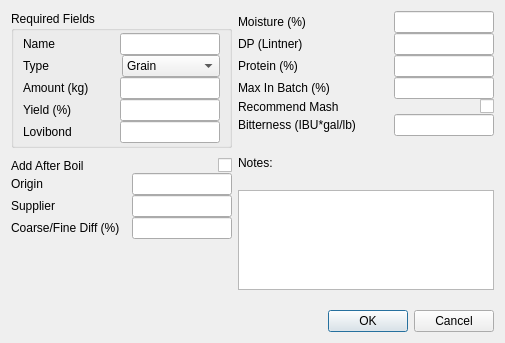
<ui version="4.0" >
 <class>fermentableEditor</class>
 <widget class="QDialog" name="fermentableEditor" >
  <property name="geometry" >
   <rect>
    <x>0</x>
    <y>0</y>
    <width>505</width>
    <height>343</height>
   </rect>
  </property>
  <property name="windowTitle" >
   <string>Fermentable Editor</string>
  </property>
  <layout class="QHBoxLayout" name="horizontalLayout_16" >
   <item>
    <layout class="QVBoxLayout" name="verticalLayout_2" >
     <property name="spacing" >
      <number>0</number>
     </property>
     <item>
      <widget class="QGroupBox" name="groupBox" >
       <property name="title" >
        <string>Required Fields</string>
       </property>
       <layout class="QVBoxLayout" name="verticalLayout" >
        <property name="spacing" >
         <number>0</number>
        </property>
        <property name="topMargin" >
         <number>2</number>
        </property>
        <property name="bottomMargin" >
         <number>2</number>
        </property>
        <item>
         <layout class="QHBoxLayout" name="horizontalLayout_5" >
          <item>
           <widget class="QLabel" name="label" >
            <property name="text" >
             <string>Name</string>
            </property>
           </widget>
          </item>
          <item>
           <widget class="QLineEdit" name="lineEdit_name" >
            <property name="sizePolicy" >
             <sizepolicy vsizetype="Fixed" hsizetype="Maximum" >
              <horstretch>0</horstretch>
              <verstretch>0</verstretch>
             </sizepolicy>
            </property>
            <property name="maximumSize" >
             <size>
              <width>100</width>
              <height>16777215</height>
             </size>
            </property>
           </widget>
          </item>
         </layout>
        </item>
        <item>
         <layout class="QHBoxLayout" name="horizontalLayout_4" >
          <item>
           <widget class="QLabel" name="label_2" >
            <property name="text" >
             <string>Type</string>
            </property>
           </widget>
          </item>
          <item>
           <widget class="QComboBox" name="comboBox_type" >
            <item>
             <property name="text" >
              <string>Grain</string>
             </property>
            </item>
            <item>
             <property name="text" >
              <string>Sugar</string>
             </property>
            </item>
            <item>
             <property name="text" >
              <string>Extract</string>
             </property>
            </item>
            <item>
             <property name="text" >
              <string>Dry Extract</string>
             </property>
            </item>
            <item>
             <property name="text" >
              <string>Adjunct</string>
             </property>
            </item>
           </widget>
          </item>
         </layout>
        </item>
        <item>
         <layout class="QHBoxLayout" name="horizontalLayout_3" >
          <item>
           <widget class="QLabel" name="label_3" >
            <property name="text" >
             <string>Amount (kg)</string>
            </property>
           </widget>
          </item>
          <item>
           <widget class="QLineEdit" name="lineEdit_amount" >
            <property name="sizePolicy" >
             <sizepolicy vsizetype="Fixed" hsizetype="Maximum" >
              <horstretch>0</horstretch>
              <verstretch>0</verstretch>
             </sizepolicy>
            </property>
            <property name="maximumSize" >
             <size>
              <width>100</width>
              <height>16777215</height>
             </size>
            </property>
           </widget>
          </item>
         </layout>
        </item>
        <item>
         <layout class="QHBoxLayout" name="horizontalLayout_2" >
          <item>
           <widget class="QLabel" name="label_4" >
            <property name="text" >
             <string>Yield (%)</string>
            </property>
           </widget>
          </item>
          <item>
           <widget class="QLineEdit" name="lineEdit_yield" >
            <property name="sizePolicy" >
             <sizepolicy vsizetype="Fixed" hsizetype="Maximum" >
              <horstretch>0</horstretch>
              <verstretch>0</verstretch>
             </sizepolicy>
            </property>
            <property name="maximumSize" >
             <size>
              <width>100</width>
              <height>16777215</height>
             </size>
            </property>
           </widget>
          </item>
         </layout>
        </item>
        <item>
         <layout class="QHBoxLayout" name="horizontalLayout" >
          <item>
           <widget class="QLabel" name="label_5" >
            <property name="text" >
             <string>Lovibond</string>
            </property>
           </widget>
          </item>
          <item>
           <widget class="QLineEdit" name="lineEdit_color" >
            <property name="sizePolicy" >
             <sizepolicy vsizetype="Fixed" hsizetype="Maximum" >
              <horstretch>0</horstretch>
              <verstretch>0</verstretch>
             </sizepolicy>
            </property>
            <property name="maximumSize" >
             <size>
              <width>100</width>
              <height>16777215</height>
             </size>
            </property>
           </widget>
          </item>
         </layout>
        </item>
       </layout>
      </widget>
     </item>
     <item>
      <spacer name="verticalSpacer_3" >
       <property name="orientation" >
        <enum>Qt::Vertical</enum>
       </property>
       <property name="sizeType" >
        <enum>QSizePolicy::Fixed</enum>
       </property>
       <property name="sizeHint" stdset="0" >
        <size>
         <width>20</width>
         <height>10</height>
        </size>
       </property>
      </spacer>
     </item>
     <item>
      <layout class="QHBoxLayout" name="horizontalLayout_6" >
       <item>
        <widget class="QLabel" name="label_6" >
         <property name="sizePolicy" >
          <sizepolicy vsizetype="Preferred" hsizetype="Expanding" >
           <horstretch>0</horstretch>
           <verstretch>0</verstretch>
          </sizepolicy>
         </property>
         <property name="text" >
          <string>Add After Boil</string>
         </property>
        </widget>
       </item>
       <item>
        <widget class="QCheckBox" name="checkBox_addAfterBoil" >
         <property name="sizePolicy" >
          <sizepolicy vsizetype="Fixed" hsizetype="Preferred" >
           <horstretch>0</horstretch>
           <verstretch>0</verstretch>
          </sizepolicy>
         </property>
         <property name="text" >
          <string/>
         </property>
        </widget>
       </item>
      </layout>
     </item>
     <item>
      <layout class="QHBoxLayout" name="horizontalLayout_7" >
       <item>
        <widget class="QLabel" name="label_7" >
         <property name="text" >
          <string>Origin</string>
         </property>
        </widget>
       </item>
       <item>
        <widget class="QLineEdit" name="lineEdit_origin" >
         <property name="sizePolicy" >
          <sizepolicy vsizetype="Fixed" hsizetype="Maximum" >
           <horstretch>0</horstretch>
           <verstretch>0</verstretch>
          </sizepolicy>
         </property>
         <property name="maximumSize" >
          <size>
           <width>100</width>
           <height>16777215</height>
          </size>
         </property>
        </widget>
       </item>
      </layout>
     </item>
     <item>
      <layout class="QHBoxLayout" name="horizontalLayout_8" >
       <item>
        <widget class="QLabel" name="label_8" >
         <property name="text" >
          <string>Supplier</string>
         </property>
        </widget>
       </item>
       <item>
        <widget class="QLineEdit" name="lineEdit_supplier" >
         <property name="sizePolicy" >
          <sizepolicy vsizetype="Fixed" hsizetype="Maximum" >
           <horstretch>0</horstretch>
           <verstretch>0</verstretch>
          </sizepolicy>
         </property>
         <property name="maximumSize" >
          <size>
           <width>100</width>
           <height>16777215</height>
          </size>
         </property>
        </widget>
       </item>
      </layout>
     </item>
     <item>
      <layout class="QHBoxLayout" name="horizontalLayout_9" >
       <item>
        <widget class="QLabel" name="label_9" >
         <property name="text" >
          <string>Coarse/Fine Diff (%)</string>
         </property>
        </widget>
       </item>
       <item>
        <widget class="QLineEdit" name="lineEdit_coarseFineDiff" >
         <property name="sizePolicy" >
          <sizepolicy vsizetype="Fixed" hsizetype="Maximum" >
           <horstretch>0</horstretch>
           <verstretch>0</verstretch>
          </sizepolicy>
         </property>
         <property name="maximumSize" >
          <size>
           <width>100</width>
           <height>16777215</height>
          </size>
         </property>
        </widget>
       </item>
      </layout>
     </item>
     <item>
      <spacer name="verticalSpacer" >
       <property name="orientation" >
        <enum>Qt::Vertical</enum>
       </property>
       <property name="sizeType" >
        <enum>QSizePolicy::MinimumExpanding</enum>
       </property>
       <property name="sizeHint" stdset="0" >
        <size>
         <width>20</width>
         <height>20</height>
        </size>
       </property>
      </spacer>
     </item>
    </layout>
   </item>
   <item>
    <layout class="QVBoxLayout" name="verticalLayout_3" >
     <property name="spacing" >
      <number>0</number>
     </property>
     <item>
      <layout class="QHBoxLayout" name="horizontalLayout_10" >
       <item>
        <widget class="QLabel" name="label_10" >
         <property name="text" >
          <string>Moisture (%)</string>
         </property>
        </widget>
       </item>
       <item>
        <widget class="QLineEdit" name="lineEdit_moisture" >
         <property name="sizePolicy" >
          <sizepolicy vsizetype="Fixed" hsizetype="Maximum" >
           <horstretch>0</horstretch>
           <verstretch>0</verstretch>
          </sizepolicy>
         </property>
         <property name="maximumSize" >
          <size>
           <width>100</width>
           <height>16777215</height>
          </size>
         </property>
        </widget>
       </item>
      </layout>
     </item>
     <item>
      <layout class="QHBoxLayout" name="horizontalLayout_11" >
       <item>
        <widget class="QLabel" name="label_11" >
         <property name="text" >
          <string>DP (Lintner)</string>
         </property>
        </widget>
       </item>
       <item>
        <widget class="QLineEdit" name="lineEdit_diastaticPower" >
         <property name="sizePolicy" >
          <sizepolicy vsizetype="Fixed" hsizetype="Maximum" >
           <horstretch>0</horstretch>
           <verstretch>0</verstretch>
          </sizepolicy>
         </property>
         <property name="maximumSize" >
          <size>
           <width>100</width>
           <height>16777215</height>
          </size>
         </property>
        </widget>
       </item>
      </layout>
     </item>
     <item>
      <layout class="QHBoxLayout" name="horizontalLayout_12" >
       <item>
        <widget class="QLabel" name="label_12" >
         <property name="text" >
          <string>Protein (%)</string>
         </property>
        </widget>
       </item>
       <item>
        <widget class="QLineEdit" name="lineEdit_protein" >
         <property name="sizePolicy" >
          <sizepolicy vsizetype="Fixed" hsizetype="Maximum" >
           <horstretch>0</horstretch>
           <verstretch>0</verstretch>
          </sizepolicy>
         </property>
         <property name="maximumSize" >
          <size>
           <width>100</width>
           <height>16777215</height>
          </size>
         </property>
        </widget>
       </item>
      </layout>
     </item>
     <item>
      <layout class="QHBoxLayout" name="horizontalLayout_13" >
       <item>
        <widget class="QLabel" name="label_13" >
         <property name="text" >
          <string>Max In Batch (%)</string>
         </property>
        </widget>
       </item>
       <item>
        <widget class="QLineEdit" name="lineEdit_maxInBatch" >
         <property name="sizePolicy" >
          <sizepolicy vsizetype="Fixed" hsizetype="Maximum" >
           <horstretch>0</horstretch>
           <verstretch>0</verstretch>
          </sizepolicy>
         </property>
         <property name="maximumSize" >
          <size>
           <width>100</width>
           <height>16777215</height>
          </size>
         </property>
        </widget>
       </item>
      </layout>
     </item>
     <item>
      <layout class="QHBoxLayout" name="horizontalLayout_14" >
       <item>
        <widget class="QLabel" name="label_14" >
         <property name="sizePolicy" >
          <sizepolicy vsizetype="Preferred" hsizetype="Expanding" >
           <horstretch>0</horstretch>
           <verstretch>0</verstretch>
          </sizepolicy>
         </property>
         <property name="text" >
          <string>Recommend Mash</string>
         </property>
        </widget>
       </item>
       <item>
        <widget class="QCheckBox" name="checkBox_recommendMash" >
         <property name="text" >
          <string/>
         </property>
        </widget>
       </item>
      </layout>
     </item>
     <item>
      <layout class="QHBoxLayout" name="horizontalLayout_15" >
       <item>
        <widget class="QLabel" name="label_15" >
         <property name="text" >
          <string>Bitterness (IBU*gal/lb)</string>
         </property>
        </widget>
       </item>
       <item>
        <widget class="QLineEdit" name="lineEdit_ibuGalPerLb" >
         <property name="sizePolicy" >
          <sizepolicy vsizetype="Fixed" hsizetype="Maximum" >
           <horstretch>0</horstretch>
           <verstretch>0</verstretch>
          </sizepolicy>
         </property>
         <property name="maximumSize" >
          <size>
           <width>100</width>
           <height>16777215</height>
          </size>
         </property>
        </widget>
       </item>
      </layout>
     </item>
     <item>
      <widget class="QLabel" name="label_16" >
       <property name="text" >
        <string>Notes:</string>
       </property>
      </widget>
     </item>
     <item>
      <widget class="QTextEdit" name="textEdit_notes" >
       <property name="maximumSize" >
        <size>
         <width>1000</width>
         <height>100</height>
        </size>
       </property>
      </widget>
     </item>
     <item>
      <spacer name="verticalSpacer_2" >
       <property name="orientation" >
        <enum>Qt::Vertical</enum>
       </property>
       <property name="sizeType" >
        <enum>QSizePolicy::Preferred</enum>
       </property>
       <property name="sizeHint" stdset="0" >
        <size>
         <width>20</width>
         <height>20</height>
        </size>
       </property>
      </spacer>
     </item>
     <item>
      <widget class="QDialogButtonBox" name="buttonBox" >
       <property name="orientation" >
        <enum>Qt::Horizontal</enum>
       </property>
       <property name="standardButtons" >
        <set>QDialogButtonBox::Cancel|QDialogButtonBox::Ok</set>
       </property>
      </widget>
     </item>
    </layout>
   </item>
  </layout>
 </widget>
 <resources/>
 <connections>
  <connection>
   <sender>buttonBox</sender>
   <signal>accepted()</signal>
   <receiver>fermentableEditor</receiver>
   <slot>accept()</slot>
   <hints>
    <hint type="sourcelabel" >
     <x>248</x>
     <y>254</y>
    </hint>
    <hint type="destinationlabel" >
     <x>157</x>
     <y>274</y>
    </hint>
   </hints>
  </connection>
  <connection>
   <sender>buttonBox</sender>
   <signal>rejected()</signal>
   <receiver>fermentableEditor</receiver>
   <slot>reject()</slot>
   <hints>
    <hint type="sourcelabel" >
     <x>316</x>
     <y>260</y>
    </hint>
    <hint type="destinationlabel" >
     <x>286</x>
     <y>274</y>
    </hint>
   </hints>
  </connection>
 </connections>
</ui>
